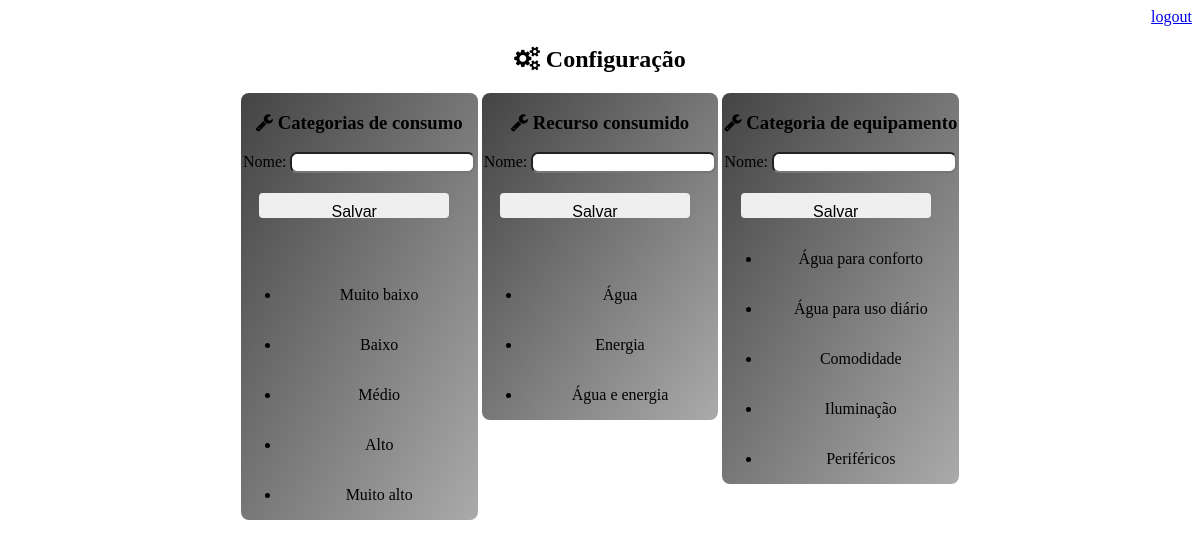
Page /configurar/ on the committed database.
### core/models.py (models this page shows)
class Categoria(models.Model):
    nome = models.CharField(max_length=30)
    class Meta:
        db_table = 'categoria'

class TipoConsumo(models.Model):
    nome = models.CharField(max_length=30)
    class Meta:
        db_table = 'tipo_consumo'

class TipoEquipamento(models.Model):
    nome = models.CharField(max_length=30)
    class Meta:
        db_table = 'tipo_equipamento'

### core/pages/gerador_testes/views.py (the view)
# urls.py: path('configurar/', gt.Configurar),
def Configurar(request):
    categorias = Categoria.objects.all()
    consumos = TipoConsumo.objects.all()
    tipoEquipamentos = TipoEquipamento.objects.all()
    dados = {
            'titulo':'Configurações',
            'categorias': categorias,
            'consumos': consumos,
            'tipoEquipamentos': tipoEquipamentos
        }
    return render(request, 'gerador_testes/configurar.html', dados)

### templates/gerador_testes/configurar.html
{% extends "model-page.html" %}
{% block content %}
<div align='center' class="linha">
    <h2><i class="fa fa-gears"></i> Configuração</h2>
    <div class="box">
        <h3><i class="fa fa-wrench"></i> Categorias de consumo</h3>
        <form action="categorias/submit" method="POST"> {% csrf_token %}
            <label>Nome: </label>
            <input type="text" name="nome" maxlength="30"/> <br><br>
            <button class="button" type="submit">Salvar</button>
        </form>
        <br><br>
        {% for item in categorias %}
        <ul>
            <li>
                {{item.nome}}
            </li>
        </ul>
        {% endfor %}
    </div>
    <div class="box">
        <h3><i class="fa fa-wrench"></i> Recurso consumido</h3>
        <form action="recursos/submit" method="POST"> {% csrf_token %}
            <label>Nome: </label>
            <input type="text" name="nome" maxlength="30"/> <br><br>
            <button class="button" type="recursos/submit">Salvar</button>
        </form>
        <br><br>
        {% for item in consumos %}
        <ul>
            <li>
                {{item.nome}}
            </li>
        </ul>
        {% endfor %}
    </div>
    <div class="box">
        <h3><i class="fa fa-wrench"></i> Categoria de equipamento</h3>
        <form action="categoria/equipamento/submit" method="POST"> {% csrf_token %}
            <label>Nome: </label>
            <input type="text" name="nome" maxlength="30"/> <br><br>
            <button class="button" type="submit">Salvar</button>
        </form>
        {% for item in tipoEquipamentos %}
        <ul>
            <li>
                {{item.nome}}
            </li>
        </ul>
        {% endfor %}
    </div>
</div>
{% endblock %}

### static/css/style.css (style rules this page uses)
.button { border-radius: 4px; text-align: center; text-decoration: none; display: inline-block; font-weight: normal; font-size: 16px; border: none; width: 80%; min-width: 20px; height: 30%; min-height: 20px; padding: 10px 10px 10px 10px; display: inline-block; margin-top: 2px; margin-bottom: 3px; margin-right: 10px; }
.box { border-radius: 8px; width: 20%; min-width: 50px; min-height: 200px; display: inline-grid; background-image: linear-gradient(to bottom right, #444444, #AAAAAA ); }
input { border-radius: 7px; }

### rows in the picture
Categoria: nome "Muito baixo"
Categoria: nome "Baixo"
Categoria: nome "Médio"
Categoria: nome "Alto"
Categoria: nome "Muito alto"
TipoConsumo: nome "Água"
TipoConsumo: nome "Energia"
TipoConsumo: nome "Água e energia"
TipoEquipamento: nome "Água para conforto"
TipoEquipamento: nome "Água para uso diário"
TipoEquipamento: nome "Comodidade"
TipoEquipamento: nome "Iluminação"
TipoEquipamento: nome "Periféricos"
